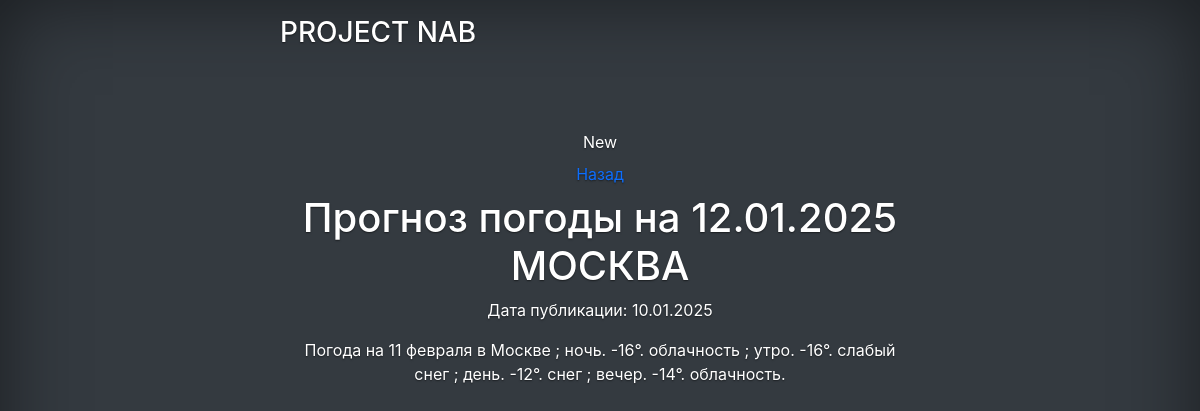
The page /news/1/ on the database its author committed.
### news/models.py (models this page shows, shortened)
class Post(models.Model):
    author=models.ForeignKey(Author, on_delete=models.CASCADE, verbose_name='Автор')
    post_type=models.CharField(max_length=7, choices=POSITIONS, verbose_name='Тип')
    created_at = models.DateTimeField(auto_now_add=True, verbose_name='Дата публикации')
    categories=models.ManyToManyField(Category, through='PostCategory', verbose_name='Категории')
    title=models.CharField(max_length=255, verbose_name='Заголовок')
    text=models.TextField(verbose_name='Текст')
    rating=models.IntegerField(default=0, verbose_name='Рейтинг')

### news/views.py (the view)
# urls.py: path('news/<int:pk>/', PostDetail.as_view(), name='about_new'),
class PostDetail(DetailView):
    model = Post
    template_name = 'new.html'
    context_object_name = 'new'

### news/templatetags/custom_filter.py (called while the page is built)
@register.filter
def censor(text):
    if not isinstance(text, str):
        return text
    bad = ['помидорка', 'помидорки', 'ягодка']
    for word in bad:
        text = re.sub(r'(?i){}'.format(re.escape(word)), '*' * len(word), text)
    return text

### templates/new.html
{% extends 'flatpages/default.html' %}
{% load custom_filter %}
{% block title %}
New
{% endblock title %}
{% block content %}
<a class="nav-link" href="/">Назад</a>
<h1>{{ new.title|censor }}</h1>
<p>Дата публикации: {{ new.created_at|date:"d.m.Y" }}</p>
<p>{{ new.text|censor }}</p>
{% endblock %}

### static/css/cover.css (style rules this page uses)
body { text-shadow: 0 .05rem .1rem rgba(0, 0, 0, .5); box-shadow: inset 0 0 5rem rgba(0, 0, 0, .5); }

### rows shown on the page
Post: title|censor "Прогноз погоды на 12.01.2025 МОСКВА", created_at "10.01.2025", text|censor "Погода на 11 февраля в Москве ; ночь. -16°. облачность ; утро. -16°. слабый снег ; день. -12°. снег ; вечер. -14°. облачность."
